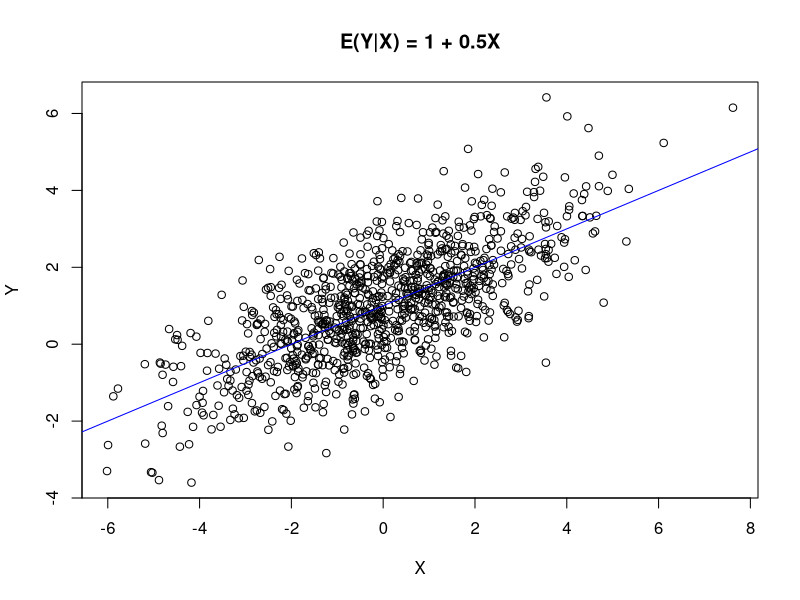
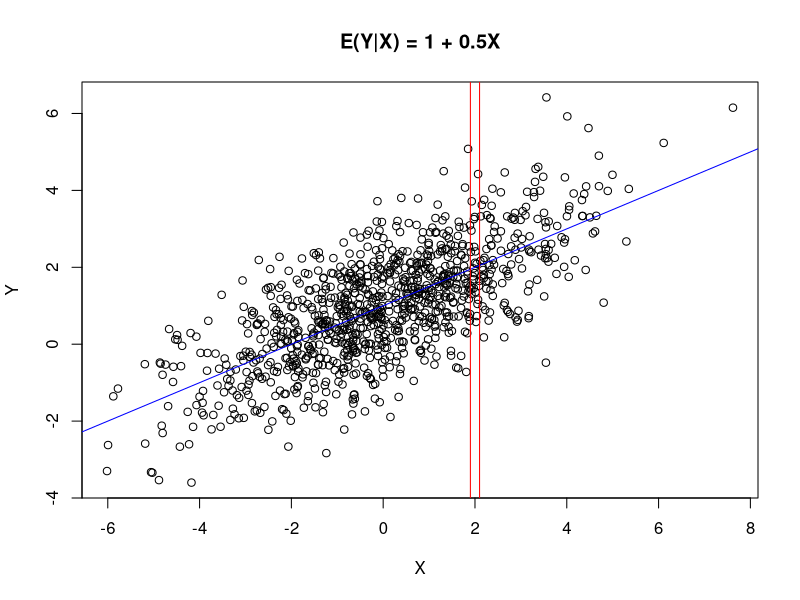
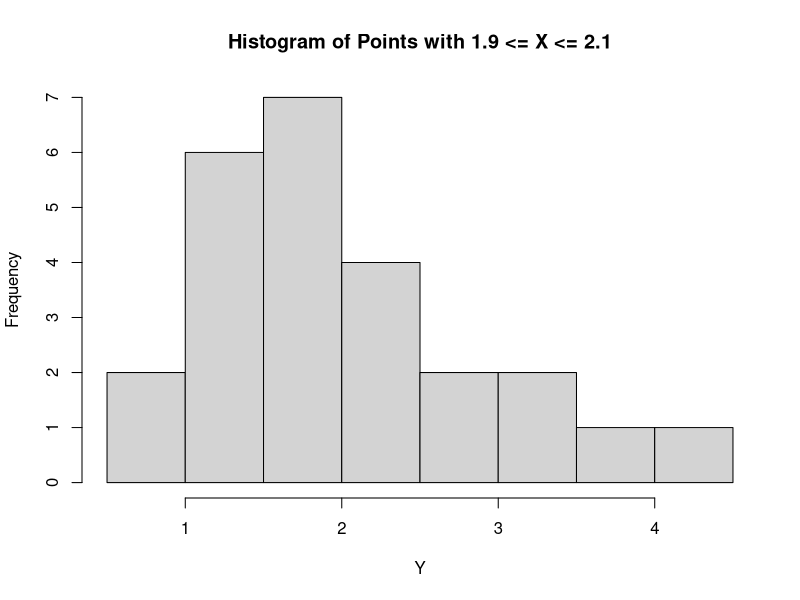
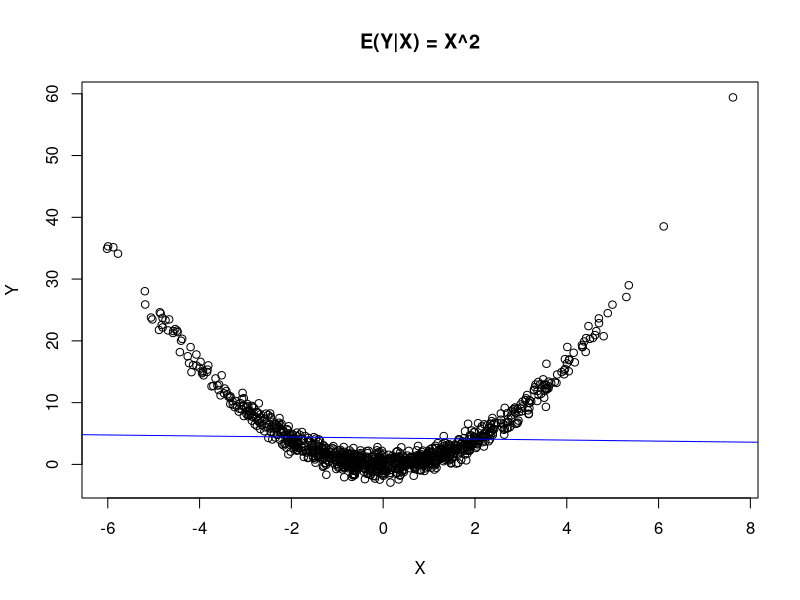

R code for these plots, in order:
## ---- chunk 1
#| echo: false
set.seed(1)
n <- 1e3
beta_0 <- 1
beta_1 <- 0.5
x <- rnorm(n = n,
           sd = 2)
epsilon <- rnorm(n = n)
y <- beta_0 + beta_1 * x + epsilon
plot(x = x,
     y = y,
     xlab = "X",
     ylab = "Y",
     main = "E(Y|X) = 1 + 0.5X")
abline(a = beta_0,
       b = beta_1,
       col = "blue")
## ---- chunk 2
#| echo: false

plot(x = x,
     y = y,
     xlab = "X",
     ylab = "Y",
     main = "E(Y|X) = 1 + 0.5X")
abline(a = beta_0,
       b = beta_1,
       col = "blue")
abline(v = 1.9,
       col = "red")
abline(v = 2.1,
       col = "red")
## ---- chunk 3
#| echo: false
subset_x_2 <- y[x >= 1.9 & x <= 2.1]
hist(x = subset_x_2,
     xlab = "Y",
     main = "Histogram of Points with 1.9 <= X <= 2.1")
## ---- chunk 4
#| echo: false
y_quadratic <- x^2 + epsilon
plot(x = x,
     y = y_quadratic,
     xlab = "X",
     ylab = "Y",
     main = "E(Y|X) = X^2")
abline(lm(y_quadratic ~ x),
       col = "blue")
